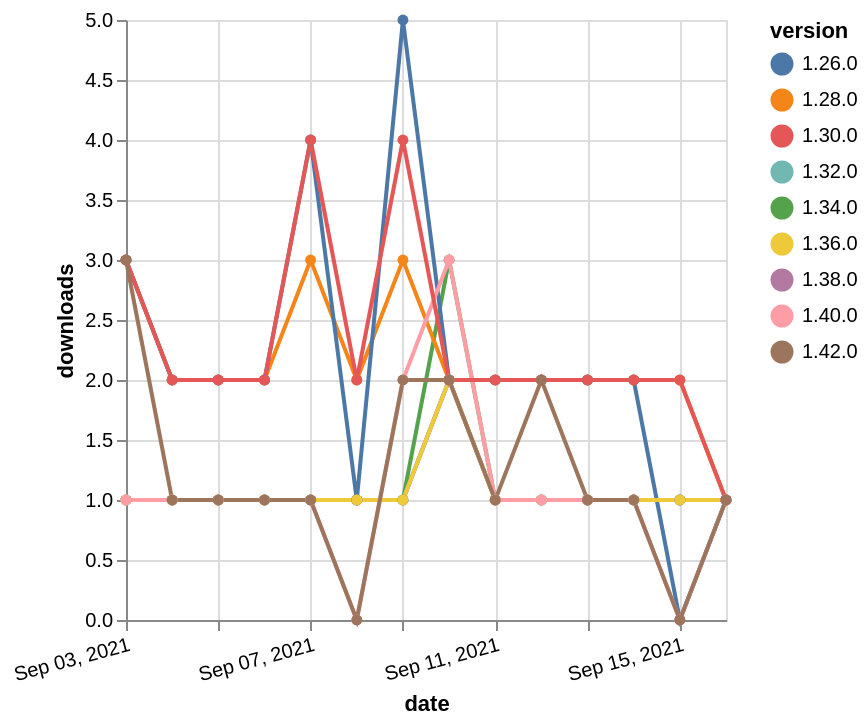

Vega-Lite specification stored for this chart:
### Vega-Lite specification from a JSON file in a GitHub repository (floating-point values rounded to 4 significant figures)
{"$schema": "https://vega.github.io/schema/vega-lite/v5.json", "description": "A simple bar chart with embedded data.", "data": {"values": [{"date": "2021-09-03", "total": 350, "delta": 1, "version": "1.34.0"}, {"date": "2021-09-04", "total": 351, "delta": 1, "version": "1.34.0"}, {"date": "2021-09-05", "total": 352, "delta": 1, "version": "1.34.0"}, {"date": "2021-09-06", "total": 353, "delta": 1, "version": "1.34.0"}, {"date": "2021-09-07", "total": 354, "delta": 1, "version": "1.34.0"}, {"date": "2021-09-08", "total": 355, "delta": 1, "version": "1.34.0"}, {"date": "2021-09-09", "total": 356, "delta": 1, "version": "1.34.0"}, {"date": "2021-09-10", "total": 359, "delta": 3, "version": "1.34.0"}, {"date": "2021-09-11", "total": 360, "delta": 1, "version": "1.34.0"}, {"date": "2021-09-12", "total": 361, "delta": 1, "version": "1.34.0"}, {"date": "2021-09-13", "total": 362, "delta": 1, "version": "1.34.0"}, {"date": "2021-09-14", "total": 363, "delta": 1, "version": "1.34.0"}, {"date": "2021-09-15", "total": 364, "delta": 1, "version": "1.34.0"}, {"date": "2021-09-16", "total": 365, "delta": 1, "version": "1.34.0"}, {"date": "2021-09-03", "total": 248, "delta": 1, "version": "1.32.0"}, {"date": "2021-09-04", "total": 249, "delta": 1, "version": "1.32.0"}, {"date": "2021-09-05", "total": 250, "delta": 1, "version": "1.32.0"}, {"date": "2021-09-06", "total": 251, "delta": 1, "version": "1.32.0"}, {"date": "2021-09-07", "total": 252, "delta": 1, "version": "1.32.0"}, {"date": "2021-09-08", "total": 253, "delta": 1, "version": "1.32.0"}, {"date": "2021-09-09", "total": 254, "delta": 1, "version": "1.32.0"}, {"date": "2021-09-10", "total": 256, "delta": 2, "version": "1.32.0"}, {"date": "2021-09-11", "total": 257, "delta": 1, "version": "1.32.0"}, {"date": "2021-09-12", "total": 258, "delta": 1, "version": "1.32.0"}, {"date": "2021-09-13", "total": 259, "delta": 1, "version": "1.32.0"}, {"date": "2021-09-14", "total": 260, "delta": 1, "version": "1.32.0"}, {"date": "2021-09-15", "total": 261, "delta": 1, "version": "1.32.0"}, {"date": "2021-09-16", "total": 262, "delta": 1, "version": "1.32.0"}, {"date": "2021-09-03", "total": 2660, "delta": 3, "version": "1.28.0"}, {"date": "2021-09-04", "total": 2662, "delta": 2, "version": "1.28.0"}, {"date": "2021-09-05", "total": 2664, "delta": 2, "version": "1.28.0"}, {"date": "2021-09-06", "total": 2666, "delta": 2, "version": "1.28.0"}, {"date": "2021-09-07", "total": 2669, "delta": 3, "version": "1.28.0"}, {"date": "2021-09-08", "total": 2671, "delta": 2, "version": "1.28.0"}, {"date": "2021-09-09", "total": 2674, "delta": 3, "version": "1.28.0"}, {"date": "2021-09-10", "total": 2676, "delta": 2, "version": "1.28.0"}, {"date": "2021-09-11", "total": 2678, "delta": 2, "version": "1.28.0"}, {"date": "2021-09-12", "total": 2680, "delta": 2, "version": "1.28.0"}, {"date": "2021-09-13", "total": 2682, "delta": 2, "version": "1.28.0"}, {"date": "2021-09-14", "total": 2684, "delta": 2, "version": "1.28.0"}, {"date": "2021-09-15", "total": 2686, "delta": 2, "version": "1.28.0"}, {"date": "2021-09-16", "total": 2687, "delta": 1, "version": "1.28.0"}, {"date": "2021-09-03", "total": 3151, "delta": 3, "version": "1.26.0"}, {"date": "2021-09-04", "total": 3153, "delta": 2, "version": "1.26.0"}, {"date": "2021-09-05", "total": 3155, "delta": 2, "version": "1.26.0"}, {"date": "2021-09-06", "total": 3157, "delta": 2, "version": "1.26.0"}, {"date": "2021-09-07", "total": 3161, "delta": 4, "version": "1.26.0"}, {"date": "2021-09-08", "total": 3162, "delta": 1, "version": "1.26.0"}, {"date": "2021-09-09", "total": 3167, "delta": 5, "version": "1.26.0"}, {"date": "2021-09-10", "total": 3169, "delta": 2, "version": "1.26.0"}, {"date": "2021-09-11", "total": 3171, "delta": 2, "version": "1.26.0"}, {"date": "2021-09-12", "total": 3173, "delta": 2, "version": "1.26.0"}, {"date": "2021-09-13", "total": 3175, "delta": 2, "version": "1.26.0"}, {"date": "2021-09-14", "total": 3177, "delta": 2, "version": "1.26.0"}, {"date": "2021-09-15", "total": 3177, "delta": 0, "version": "1.26.0"}, {"date": "2021-09-16", "total": 3178, "delta": 1, "version": "1.26.0"}, {"date": "2021-09-03", "total": 161, "delta": 1, "version": "1.38.0"}, {"date": "2021-09-04", "total": 162, "delta": 1, "version": "1.38.0"}, {"date": "2021-09-05", "total": 163, "delta": 1, "version": "1.38.0"}, {"date": "2021-09-06", "total": 164, "delta": 1, "version": "1.38.0"}, {"date": "2021-09-07", "total": 165, "delta": 1, "version": "1.38.0"}, {"date": "2021-09-08", "total": 166, "delta": 1, "version": "1.38.0"}, {"date": "2021-09-09", "total": 167, "delta": 1, "version": "1.38.0"}, {"date": "2021-09-10", "total": 169, "delta": 2, "version": "1.38.0"}, {"date": "2021-09-11", "total": 170, "delta": 1, "version": "1.38.0"}, {"date": "2021-09-12", "total": 171, "delta": 1, "version": "1.38.0"}, {"date": "2021-09-13", "total": 172, "delta": 1, "version": "1.38.0"}, {"date": "2021-09-14", "total": 173, "delta": 1, "version": "1.38.0"}, {"date": "2021-09-15", "total": 174, "delta": 1, "version": "1.38.0"}, {"date": "2021-09-16", "total": 175, "delta": 1, "version": "1.38.0"}, {"date": "2021-09-03", "total": 183, "delta": 1, "version": "1.36.0"}, {"date": "2021-09-04", "total": 184, "delta": 1, "version": "1.36.0"}, {"date": "2021-09-05", "total": 185, "delta": 1, "version": "1.36.0"}, {"date": "2021-09-06", "total": 186, "delta": 1, "version": "1.36.0"}, {"date": "2021-09-07", "total": 187, "delta": 1, "version": "1.36.0"}, {"date": "2021-09-08", "total": 188, "delta": 1, "version": "1.36.0"}, {"date": "2021-09-09", "total": 189, "delta": 1, "version": "1.36.0"}, {"date": "2021-09-10", "total": 191, "delta": 2, "version": "1.36.0"}, {"date": "2021-09-11", "total": 192, "delta": 1, "version": "1.36.0"}, {"date": "2021-09-12", "total": 193, "delta": 1, "version": "1.36.0"}, {"date": "2021-09-13", "total": 194, "delta": 1, "version": "1.36.0"}, {"date": "2021-09-14", "total": 195, "delta": 1, "version": "1.36.0"}, {"date": "2021-09-15", "total": 196, "delta": 1, "version": "1.36.0"}, {"date": "2021-09-16", "total": 197, "delta": 1, "version": "1.36.0"}, {"date": "2021-09-03", "total": 177, "delta": 1, "version": "1.40.0"}, {"date": "2021-09-04", "total": 178, "delta": 1, "version": "1.40.0"}, {"date": "2021-09-05", "total": 179, "delta": 1, "version": "1.40.0"}, {"date": "2021-09-06", "total": 180, "delta": 1, "version": "1.40.0"}, {"date": "2021-09-07", "total": 181, "delta": 1, "version": "1.40.0"}, {"date": "2021-09-08", "total": 181, "delta": 0, "version": "1.40.0"}, {"date": "2021-09-09", "total": 183, "delta": 2, "version": "1.40.0"}, {"date": "2021-09-10", "total": 186, "delta": 3, "version": "1.40.0"}, {"date": "2021-09-11", "total": 187, "delta": 1, "version": "1.40.0"}, {"date": "2021-09-12", "total": 188, "delta": 1, "version": "1.40.0"}, {"date": "2021-09-13", "total": 189, "delta": 1, "version": "1.40.0"}, {"date": "2021-09-14", "total": 190, "delta": 1, "version": "1.40.0"}, {"date": "2021-09-15", "total": 190, "delta": 0, "version": "1.40.0"}, {"date": "2021-09-16", "total": 191, "delta": 1, "version": "1.40.0"}, {"date": "2021-09-03", "total": 2477, "delta": 3, "version": "1.30.0"}, {"date": "2021-09-04", "total": 2479, "delta": 2, "version": "1.30.0"}, {"date": "2021-09-05", "total": 2481, "delta": 2, "version": "1.30.0"}, {"date": "2021-09-06", "total": 2483, "delta": 2, "version": "1.30.0"}, {"date": "2021-09-07", "total": 2487, "delta": 4, "version": "1.30.0"}, {"date": "2021-09-08", "total": 2489, "delta": 2, "version": "1.30.0"}, {"date": "2021-09-09", "total": 2493, "delta": 4, "version": "1.30.0"}, {"date": "2021-09-10", "total": 2495, "delta": 2, "version": "1.30.0"}, {"date": "2021-09-11", "total": 2497, "delta": 2, "version": "1.30.0"}, {"date": "2021-09-12", "total": 2499, "delta": 2, "version": "1.30.0"}, {"date": "2021-09-13", "total": 2501, "delta": 2, "version": "1.30.0"}, {"date": "2021-09-14", "total": 2503, "delta": 2, "version": "1.30.0"}, {"date": "2021-09-15", "total": 2505, "delta": 2, "version": "1.30.0"}, {"date": "2021-09-16", "total": 2506, "delta": 1, "version": "1.30.0"}, {"date": "2021-09-03", "total": 124, "delta": 3, "version": "1.42.0"}, {"date": "2021-09-04", "total": 125, "delta": 1, "version": "1.42.0"}, {"date": "2021-09-05", "total": 126, "delta": 1, "version": "1.42.0"}, {"date": "2021-09-06", "total": 127, "delta": 1, "version": "1.42.0"}, {"date": "2021-09-07", "total": 128, "delta": 1, "version": "1.42.0"}, {"date": "2021-09-08", "total": 128, "delta": 0, "version": "1.42.0"}, {"date": "2021-09-09", "total": 130, "delta": 2, "version": "1.42.0"}, {"date": "2021-09-10", "total": 132, "delta": 2, "version": "1.42.0"}, {"date": "2021-09-11", "total": 133, "delta": 1, "version": "1.42.0"}, {"date": "2021-09-12", "total": 135, "delta": 2, "version": "1.42.0"}, {"date": "2021-09-13", "total": 136, "delta": 1, "version": "1.42.0"}, {"date": "2021-09-14", "total": 137, "delta": 1, "version": "1.42.0"}, {"date": "2021-09-15", "total": 137, "delta": 0, "version": "1.42.0"}, {"date": "2021-09-16", "total": 138, "delta": 1, "version": "1.42.0"}]}, "width": "container", "mark": {"type": "line", "point": {"filled": true}}, "encoding": {"x": {"field": "date", "type": "temporal", "timeUnit": "yearmonthdate", "title": "date", "axis": {"labelAngle": -15}}, "y": {"field": "delta", "type": "quantitative", "title": "downloads"}, "color": {"field": "version", "type": "nominal"}, "tooltip": {"field": "delta"}}}
